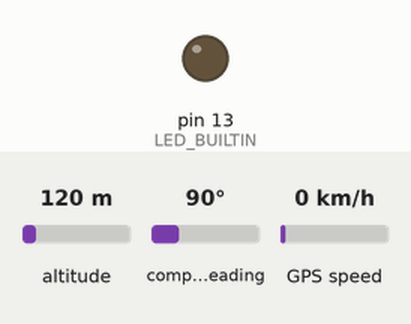
Simulated run of this sketch. Board: Arduino Uno, built with avr-gcc and run on an emulated ATmega328P. On the bench: output pins drawn as LEDs (lit = HIGH). The inputs (shaded band) are chosen by the test bench; at power-on: altitude 120 m, compass heading 90°, GPS speed 0 km/h. The GPS gets a fix after 3 s at 37.7749, -122.4194 with 8 satellites; what the sketch prints to the serial monitor is not drawn.

Above: at 2.1 s.
At 3.1 s:
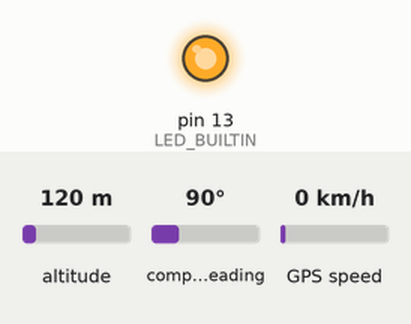
Timing chart, 0 to 4.6 s (numbered marks = the images above):
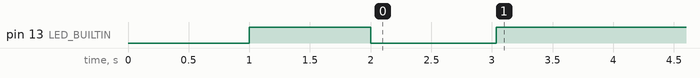

Measured:
- by itself, pin 13 (LED_BUILTIN): HIGH → LOW at 2.0 s, → HIGH 1.0 s later

The sketch:

GPSTest.ino
```cpp
// GPS modul NEO-6M

// připojení potřebných knihoven
#include <SoftwareSerial.h>
#include <TinyGPS++.h>
// nastavení propojovacích pinů
#define TX 3
#define RX 2
// inicializace GPS a komunikace po softwarové sériové lince
TinyGPSPlus gps;
SoftwareSerial swSerial(RX, TX);

void setup() {
  // zahájení komunikace po sériové lince
  Serial.begin(9600);
  // zahájení komunikace s GPS modulem po softwarové sériové lince
  swSerial.begin(9600);

  delay(1000);

  pinMode(LED_BUILTIN, OUTPUT);
  digitalWrite(LED_BUILTIN, HIGH);  // turn the LED on (HIGH is the voltage level)
  delay(1000);                      // wait for a second
  digitalWrite(LED_BUILTIN, LOW);   // turn the LED off by making the voltage LOW
}

void loop() {
  GetGPS();
}

void GetGPS(){
  while (swSerial.available() > 0){
    char c = swSerial.read();
    // Serial.print(c);
    gps.encode(c);
  }

  // Serial.println(gps.satellites.value());

  if (gps.satellites.value() > 0)
  {
    digitalWrite(LED_BUILTIN, HIGH);
    Serial.print("LAT="); Serial.print(gps.location.lat(), 6);
    Serial.print("LNG="); Serial.println(gps.location.lng(), 6);
  }
}
```
